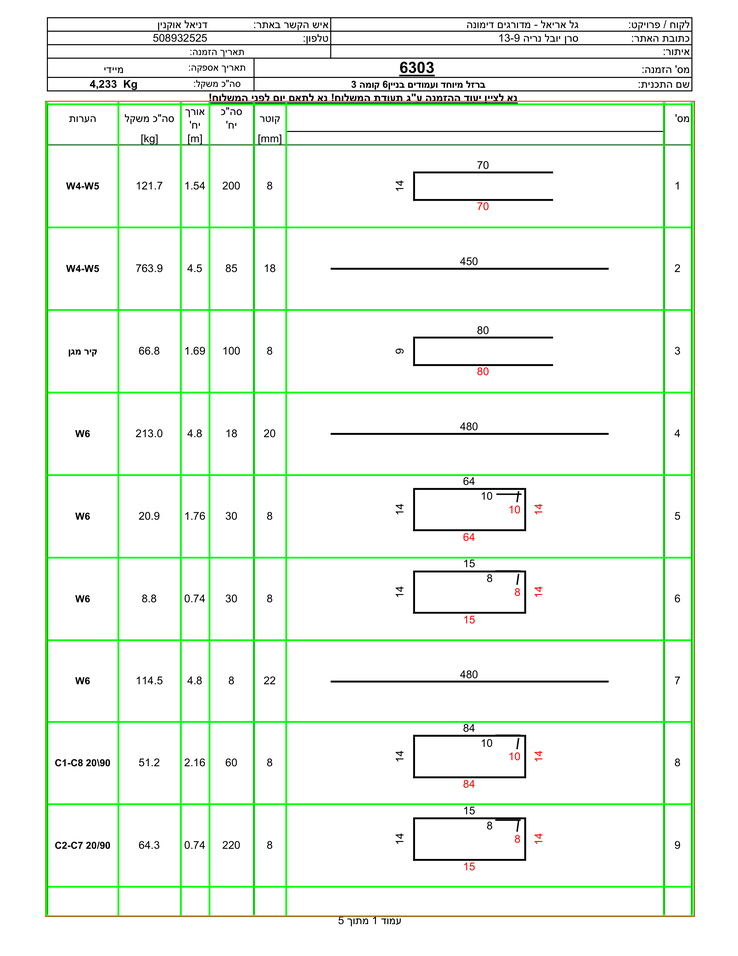
#> input picture io/fullorder_output/table_detection/grid/CO25S006375_ordertable_page1_gridlines.png, 738 x 956 px, shrunk from 2550 x 3300 before the run; its folder holds only this picture in this run
$ python form1s3_1.py
#> lines starting #> are read from the running program, lines starting #| are printed output that depends on the picture; after the words box and inside, x2 and y2 are one past the last pixel; in counts of white or black regions, pixels touching at a corner belong together
"""
Form1S3.1 Agent - Table Body Extraction
Extracts the table body content inside the green grid lines from form1s3 output.
Creates two files:
1. {order}_table_body_page{num}.png - Full table body including header
2. {order}_table_bodyonly_page{num}.png - Table body without header (excludes top 15%)
"""

import cv2
import numpy as np
import os
import logging
from typing import Optional, Tuple, Dict, Any

# Configure logging
logging.basicConfig(level=logging.INFO)
logger = logging.getLogger(__name__)

class Form1S31Agent:
    """Agent for extracting table body content inside green grid lines."""

    def __init__(self, name: str = "form1s3_1"):
        """
        Initialize the Form1S3.1 agent.

        Args:
            name: Agent name for logging
        """
        self.name = name
        self.margin = 3  # Margin to avoid grid lines

    def extract_table_body(self, input_file: str, output_dir: str) -> Dict[str, Any]:
        """
        Extract table body content inside the outermost green grid lines.

        Args:
            input_file: Path to form1s3 output file (ordertable_gridlines.png)
            output_dir: Directory to save the extracted table body

        Returns:
            Dictionary with extraction results
        """
        try:
            logger.info(f"[{self.name.upper()}] Starting table body extraction process")
            logger.info(f"[{self.name.upper()}] Input file: {input_file}")

            # Load the image
            if not os.path.exists(input_file):
                raise FileNotFoundError(f"Input file not found: {input_file}")

            image = cv2.imread(input_file)
#> image is the input picture: shape (956, 738, 3); mean B, G, R 238.3, 247.6, 238.9
            if image is None:
                raise ValueError(f"Could not load image: {input_file}")

            height, width = image.shape[:2]
            logger.info(f"[{self.name.upper()}] Loaded image: ({height}, {width}, {image.shape[2]})")
            print(f"[DEBUG] Loading image: {input_file}")
            print(f"[DEBUG] Image loaded successfully: {image.shape}")
#| [DEBUG] Image loaded successfully: (956, 738, 3)

            # Detect green grid lines to find table boundaries
            green_boundaries = self.detect_table_boundaries(image)
            if not green_boundaries:
                raise ValueError("Could not detect green grid boundaries")

            # Extract table body content
            table_body = self.extract_table_content(image, green_boundaries)

            # Extract table body content without header
            table_body_only = self.extract_table_content_without_header(image, green_boundaries)

            # Save the extracted files
            os.makedirs(output_dir, exist_ok=True)

            # Extract page number from input filename (e.g., CO25S006375_ordertable_page2_gridlines.png -> CO25S006375_table_body_page2.png)
            input_filename = os.path.basename(input_file)
            import re
            page_match = re.search(r'_page(\d+)_gridlines\.png$', input_filename)
            if page_match:
                page_num = page_match.group(1)
                base_name = input_filename.replace(f"_ordertable_page{page_num}_gridlines.png", "")
                output_filename = f"{base_name}_table_body_page{page_num}.png"
                output_filename_bodyonly = f"{base_name}_table_bodyonly_page{page_num}.png"
            else:
                output_filename = "table_body.png"
                output_filename_bodyonly = "table_bodyonly.png"

            # Save both files
            output_file = os.path.join(output_dir, output_filename)
            output_file_bodyonly = os.path.join(output_dir, output_filename_bodyonly)
            cv2.imwrite(output_file, table_body)
            cv2.imwrite(output_file_bodyonly, table_body_only)

            result = {
                "status": "success",
                "input_file": input_file,
                "output_file": output_file,
                "output_file_bodyonly": output_file_bodyonly,
                "table_dimensions": {
                    "width": table_body.shape[1],
                    "height": table_body.shape[0]
                },
                "table_bodyonly_dimensions": {
                    "width": table_body_only.shape[1],
                    "height": table_body_only.shape[0]
                },
                "boundaries": green_boundaries
            }

            logger.info(f"[{self.name.upper()}] Table body extraction completed")
            logger.info(f"[{self.name.upper()}] Table dimensions: {table_body.shape[1]}x{table_body.shape[0]} px")
            logger.info(f"[{self.name.upper()}] Table body-only dimensions: {table_body_only.shape[1]}x{table_body_only.shape[0]} px")
            logger.info(f"[{self.name.upper()}] Saved table_body to: {output_file}")
            logger.info(f"[{self.name.upper()}] Saved table_bodyonly to: {output_file_bodyonly}")

            return result

        except Exception as e:
            logger.error(f"[{self.name.upper()}] Error extracting table body: {str(e)}")
            return {
                "status": "error",
                "error": str(e),
                "input_file": input_file
            }

    def detect_table_boundaries(self, image: np.ndarray) -> Optional[Dict[str, int]]:
        """
        Detect the outermost green grid lines to determine table boundaries.

        Args:
            image: Input image with green grid lines

        Returns:
            Dictionary with boundary coordinates or None if not found
        """
        try:
            print(f"[DEBUG] Detecting green grid lines for table boundaries...")

            # Convert to HSV for better green detection
            hsv = cv2.cvtColor(image, cv2.COLOR_BGR2HSV)
#> hsv: shape (956, 738, 3); mean H, S, V 7.7, 10.5, 247.9

            # Define green color range (more inclusive range)
            lower_green = np.array([35, 40, 40])
            upper_green = np.array([85, 255, 255])

            # Create mask for green colors
            green_mask = cv2.inRange(hsv, lower_green, upper_green)
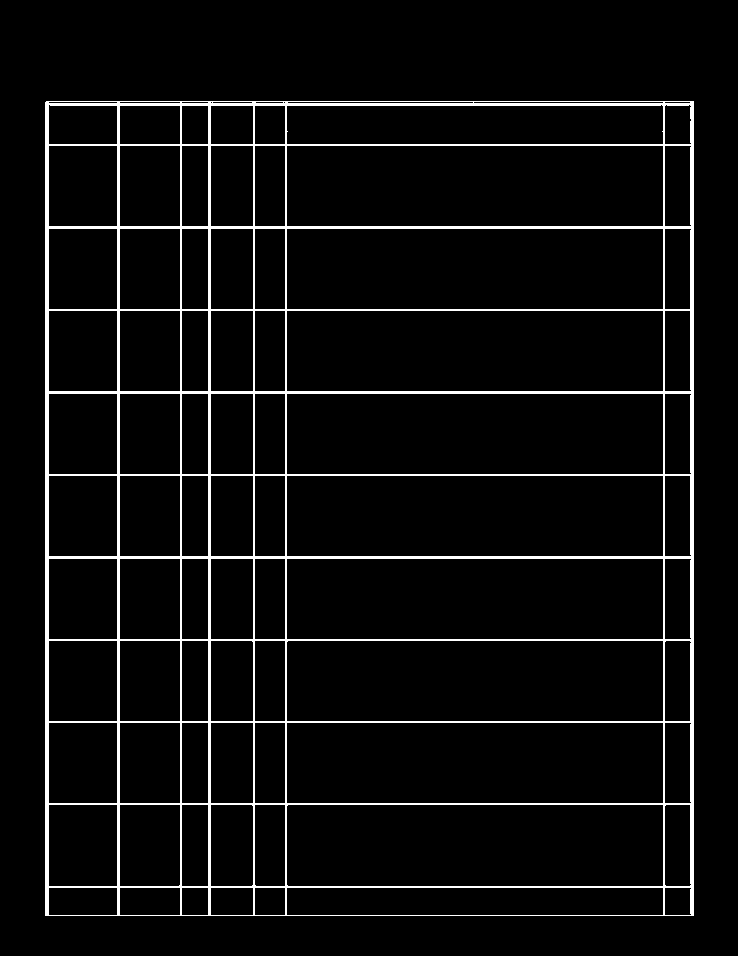
#> green_mask: shape (956, 738); 5% white; 1 white region, box (x1, y1, x2, y2) and area: (45, 101, 694, 916) 35481

            # Apply morphological operations to clean up the mask
            kernel = np.ones((3, 3), np.uint8)
            green_mask = cv2.morphologyEx(green_mask, cv2.MORPH_CLOSE, kernel)
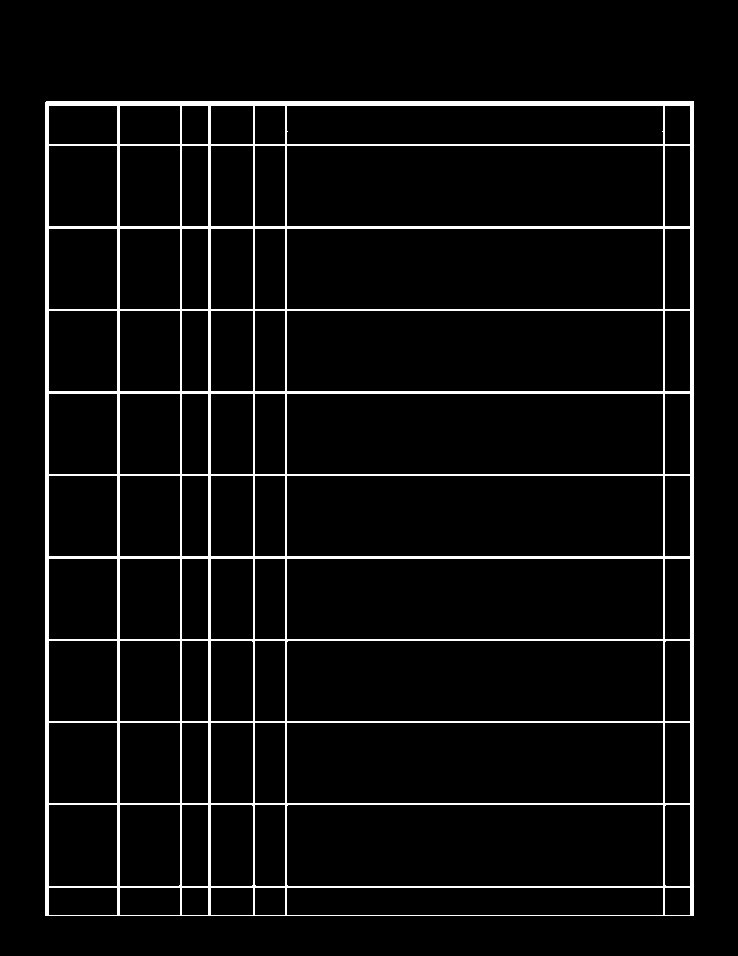
#> green_mask: shape (956, 738); 5.1% white; 1 white region, box (x1, y1, x2, y2) and area: (45, 101, 694, 916) 36125
            green_mask = cv2.morphologyEx(green_mask, cv2.MORPH_OPEN, kernel)
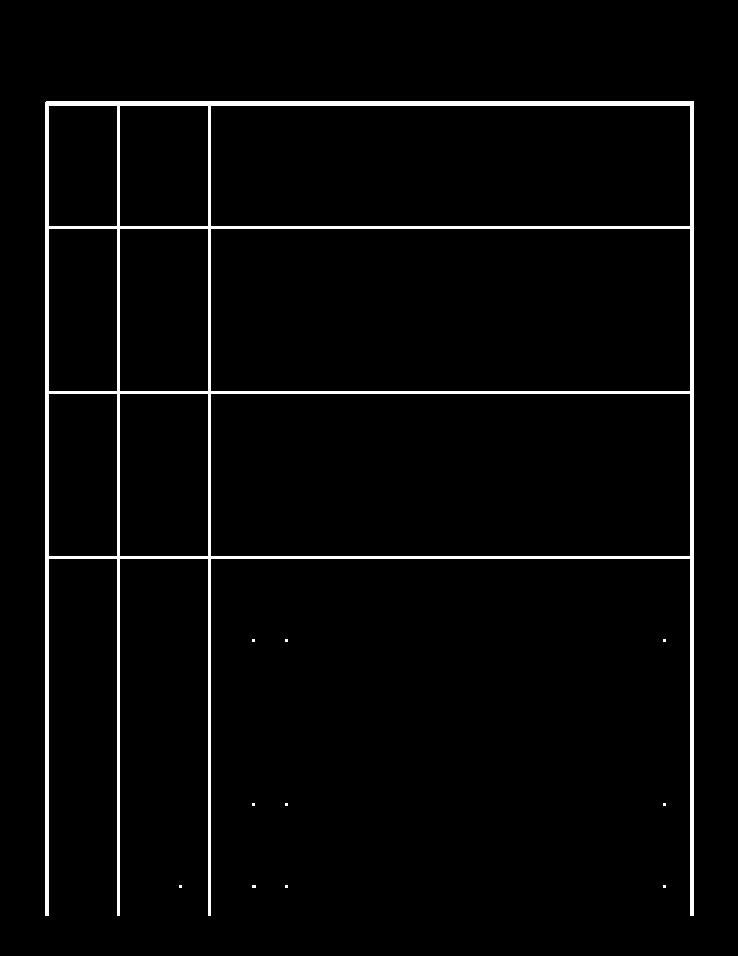
#> green_mask: shape (956, 738); 2.9% white; 11 white regions (10 under 20 px)

            # Find contours to detect green line regions
            contours, _ = cv2.findContours(green_mask, cv2.RETR_EXTERNAL, cv2.CHAIN_APPROX_SIMPLE)
#> contours = 11 contours, 10 with area under 20; largest, box (x1, y1, x2, y2) and area: (45, 101, 694, 916) 299708

            if not contours:
                logger.warning(f"[{self.name.upper()}] No green contours found")
                return None

            # Find the bounding box that encompasses all green lines
            all_points = []
            for contour in contours:
                for point in contour:
                    all_points.append(point[0])
#> this loop made 11 passes
#> contour on passes 1 to 8: [[663, 885], [663, 887], [665, 887], [665, 885]], [[285, 885], [285, 887], [287, 887], [287, 885]], [[252, 885], [252, 887], [255, 887], [255, 885]], [[179, 885], [179, 887], [181, 887], [181, 885]], [[663, 803], [663, 805], [665, 805], [665, 803]], [[285, 803], [285, 805], [287, 805], [287, 803]], [[252, 803], [252, 805], [254, 805], [254, 803]], [[663, 639], [663, 641], [665, 641], [665, 639]]
#> (the rest of the program and of its run is left out)
